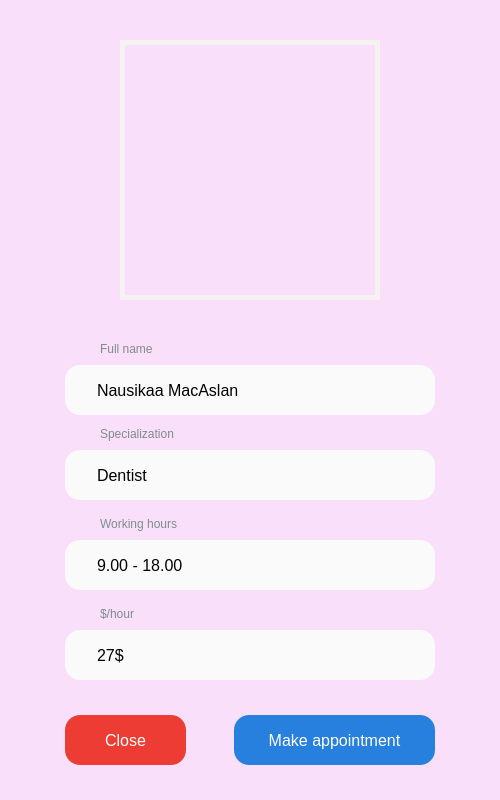
<?xml version="1.0" encoding="UTF-8"?>
<ui version="4.0">
 <class>MainWindow</class>
 <widget class="QMainWindow" name="MainWindow">
  <property name="enabled">
   <bool>true</bool>
  </property>
  <property name="geometry">
   <rect>
    <x>0</x>
    <y>0</y>
    <width>500</width>
    <height>800</height>
   </rect>
  </property>
  <property name="windowTitle">
   <string>MainWindow</string>
  </property>
  <property name="styleSheet">
   <string notr="true">background-color: #F9DFF9;</string>
  </property>
  <widget class="QWidget" name="centralwidget">
   <widget class="QLabel" name="label_1">
    <property name="geometry">
     <rect>
      <x>120</x>
      <y>40</y>
      <width>260</width>
      <height>260</height>
     </rect>
    </property>
    <property name="styleSheet">
     <string notr="true">border: 5px solid #f7f2f2</string>
    </property>
    <property name="text">
     <string/>
    </property>
    <property name="pixmap">
     <pixmap>profile.png</pixmap>
    </property>
   </widget>
   <widget class="QLineEdit" name="lineEdit_1">
    <property name="geometry">
     <rect>
      <x>65</x>
      <y>365</y>
      <width>370</width>
      <height>50</height>
     </rect>
    </property>
    <property name="styleSheet">
     <string notr="true">padding: 15px 30px;
font-size: 16px;
border-radius: 15px;
background: #FAFAFA;
border: none;</string>
    </property>
    <property name="text">
     <string>Nausikaa MacAslan</string>
    </property>
    <property name="readOnly">
     <bool>true</bool>
    </property>
   </widget>
   <widget class="QLabel" name="label_2">
    <property name="geometry">
     <rect>
      <x>100</x>
      <y>340</y>
      <width>101</width>
      <height>17</height>
     </rect>
    </property>
    <property name="styleSheet">
     <string notr="true">color:#7f8c8d</string>
    </property>
    <property name="text">
     <string>Full name</string>
    </property>
   </widget>
   <widget class="QLabel" name="label_3">
    <property name="geometry">
     <rect>
      <x>100</x>
      <y>425</y>
      <width>101</width>
      <height>17</height>
     </rect>
    </property>
    <property name="styleSheet">
     <string notr="true">color:#7f8c8d</string>
    </property>
    <property name="text">
     <string>Specialization</string>
    </property>
   </widget>
   <widget class="QLineEdit" name="lineEdit_2">
    <property name="geometry">
     <rect>
      <x>65</x>
      <y>450</y>
      <width>370</width>
      <height>50</height>
     </rect>
    </property>
    <property name="styleSheet">
     <string notr="true">padding: 15px 30px;
font-size: 16px;
border-radius: 15px;
background: #FAFAFA;
border: none;</string>
    </property>
    <property name="text">
     <string>Dentist</string>
    </property>
    <property name="readOnly">
     <bool>true</bool>
    </property>
   </widget>
   <widget class="QLabel" name="label_4">
    <property name="geometry">
     <rect>
      <x>100</x>
      <y>515</y>
      <width>101</width>
      <height>17</height>
     </rect>
    </property>
    <property name="styleSheet">
     <string notr="true">color:#7f8c8d</string>
    </property>
    <property name="text">
     <string>Working hours</string>
    </property>
   </widget>
   <widget class="QLineEdit" name="lineEdit_3">
    <property name="geometry">
     <rect>
      <x>65</x>
      <y>540</y>
      <width>370</width>
      <height>50</height>
     </rect>
    </property>
    <property name="styleSheet">
     <string notr="true">padding: 15px 30px;
font-size: 16px;
border-radius: 15px;
background: #FAFAFA;
border: none;</string>
    </property>
    <property name="text">
     <string>9.00 - 18.00</string>
    </property>
    <property name="readOnly">
     <bool>true</bool>
    </property>
   </widget>
   <widget class="QLabel" name="label_5">
    <property name="geometry">
     <rect>
      <x>100</x>
      <y>605</y>
      <width>101</width>
      <height>17</height>
     </rect>
    </property>
    <property name="styleSheet">
     <string notr="true">color:#7f8c8d</string>
    </property>
    <property name="text">
     <string>$/hour</string>
    </property>
   </widget>
   <widget class="QLineEdit" name="lineEdit_4">
    <property name="geometry">
     <rect>
      <x>65</x>
      <y>630</y>
      <width>370</width>
      <height>50</height>
     </rect>
    </property>
    <property name="styleSheet">
     <string notr="true">padding: 15px 30px;
font-size: 16px;
border-radius: 15px;
background: #FAFAFA;
border: none;</string>
    </property>
    <property name="text">
     <string>27$</string>
    </property>
    <property name="readOnly">
     <bool>true</bool>
    </property>
   </widget>
   <widget class="QPushButton" name="pushButton_2">
    <property name="geometry">
     <rect>
      <x>234</x>
      <y>715</y>
      <width>201</width>
      <height>50</height>
     </rect>
    </property>
    <property name="styleSheet">
     <string notr="true">QPushButton {
  padding: 15px 30px;
  font-size: 16px;
  border-radius: 15px;
  background: #2780DD;
  border: none;
  text-align: center;
  color: #fff;
}

QPushButton:pressed {
  background: #2B5DAA;
}</string>
    </property>
    <property name="text">
     <string>Make appointment</string>
    </property>
   </widget>
   <widget class="QPushButton" name="pushButton_1">
    <property name="geometry">
     <rect>
      <x>65</x>
      <y>715</y>
      <width>121</width>
      <height>50</height>
     </rect>
    </property>
    <property name="styleSheet">
     <string notr="true">QPushButton {
  padding: 15px 30px;
  font-size: 16px;
  border-radius: 15px;
  background: #ED3C34;
  border: none;
  text-align: center;
  color: #fff;
}

QPushButton:pressed {
  background: #AA2823;
}</string>
    </property>
    <property name="text">
     <string>Close</string>
    </property>
   </widget>
  </widget>
 </widget>
 <resources/>
 <connections/>
</ui>
